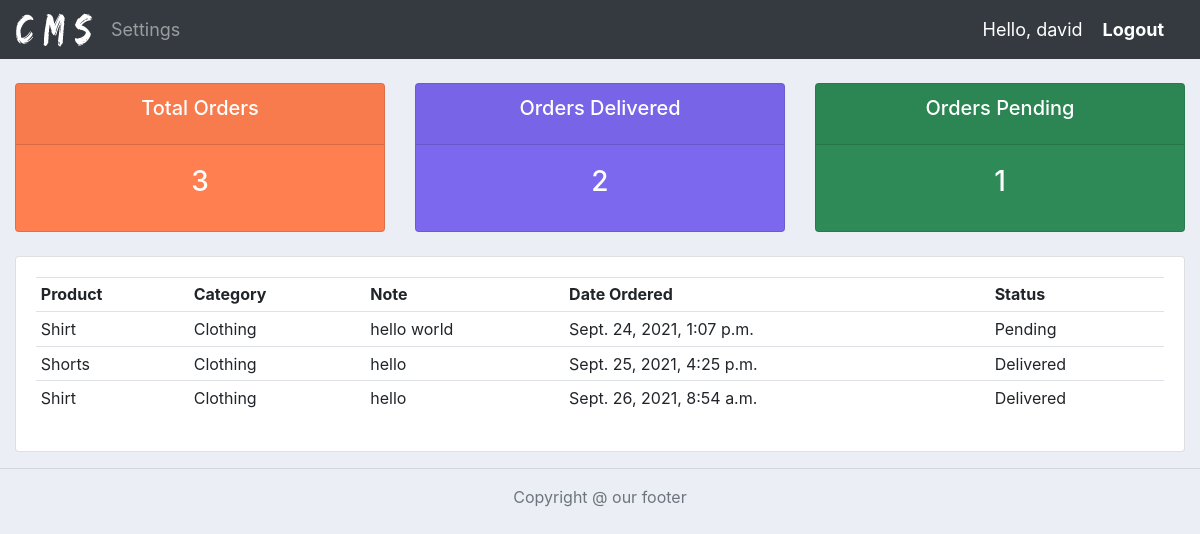
Screenshot of /user/ (signed in) with the database file from the repository.
### accounts/models.py (models this page shows, shortened)
class Order(models.Model):
    STATUS = (
        ("Pending","Pending"),
        ("Out for Delivery","Out for Delivery"),
        ("Delivered","Delivered"),
    )
    customer = models.ForeignKey(Customer, null=True, on_delete=models.SET_NULL)
    product = models.ForeignKey(Product, null=True, on_delete=models.SET_NULL)
    date_created = models.DateTimeField(auto_now_add=True, null=True)
    status = models.CharField(max_length=200, null=True, choices=STATUS)
    note = models.CharField(max_length=1000, null=True)

class Product(models.Model):
    CATEGORY = (
        ("Sports","Sports"),
        ("Clothing","Clothing"),
    )
    name = models.CharField(max_length=200, null=True)
    price = models.FloatField(null=True)
    category = models.CharField(max_length=200, null=True, choices=CATEGORY)
    description = models.CharField(max_length=200, null=True, blank=True)
    date_created = models.DateTimeField(auto_now_add=True, null=True)
    tag = models.ManyToManyField(Tag)
    def __str__(self):
        return self.name

### accounts/decorators.py (the view)
        def wrapper_func(request, *args, **kwargs):
            group = None
            if request.user.groups.exists():
                group = request.user.groups.all()[0].name
            if group in allowed_roles:
                return view_func(request, *args, **kwargs)
            else:
                return HttpResponse("You are not authorized to view this page.")

### accounts/views.py (called while the page is built)
@login_required(login_url='login')
@allowed_users(allowed_roles=["customer"])
def userPage(request):
    orders = request.user.customer.order_set.all()
    total_orders = orders.count()
    orders_delivered = orders.filter(status="Delivered").count()
    orders_pending = orders.filter(status="Pending").count()
    context = {
        "orders":orders,
        "total_orders":total_orders,
        "orders_delivered":orders_delivered,
        "orders_pending":orders_pending,
    }
    return render(request, "accounts/user.html", context)

### accounts/templates/accounts/user.html
{% extends 'accounts/main.html' %}
{% block content %}
{% include 'accounts/status.html' %}
<br>
<div class="row">
    <div class="col-md">
        <div class="card card-body">
            <table class="table table-sm">
                <tr>
                    <th>Product</th>
                    <th>Category</th>
                    <th>Note</th>
                    <th>Date Ordered</th>
                    <th>Status</th>
                </tr>
                {% for order in orders %}
                    <tr>
                        <td>{{order.product}}</td>
                        <td>{{order.product.category}}</td>
                        <td>{{order.note}}</td>
                        <td>{{order.date_created}}</td>
                        <td>{{order.status}}</td>
                    </tr>
                {% endfor %}
            </table>
        </div>
    </div>
</div>
{% endblock content %}

### accounts/templates/accounts/navbar.html (shortened to what this page needs)
{% load static %}
<nav class="navbar navbar-expand-lg navbar-dark bg-dark">
  <img src="{% static './images/CMS.png' %}">
  <div class="collapse navbar-collapse" id="navbarNav">
    <ul class="navbar-nav">
      {% if request.user.is_staff %}
      <li class="nav-item active">
        <a class="nav-link" href="{% url 'home' %}">Dashboard</a>
      </li>
      <li class="nav-item">
        <a class="nav-link" href="{% url 'products' %}">Products</a>
      </li>
      {% else %}
      <li class="nav-item">
        <a class="settings nav-link" href="{% url 'account' %}">Settings</a>
      </li>
      {% endif %}
    </ul>
  </div>
  <span class="hello-msg">Hello, {{request.user}}</span>
  <span class="hello-msg"><a class="logout" href="{% url 'logout' %}">Logout</a></span>
</nav>

### static/css/main.css (style rules this page uses)
body { background-color: #ebeff5; }

### accounts/templates/accounts/navbar.html (style rules this page uses)
.hello-msg { font-size: 18px; margin-right: 20px; color: white; }
.logout { font-weight: bold; color: white; }
.settings { margin-left: 10px; font-size: 18px; color: white; }

### rows the page displays
Order: product "Shirt", product.category "Clothing", note "hello world", date_created "Sept. 24, 2021, 1:07 p.m.", status "Pending"
Order: product "Shorts", product.category "Clothing", note "hello", date_created "Sept. 25, 2021, 4:25 p.m.", status "Delivered"
Order: product "Shirt", product.category "Clothing", note "hello", date_created "Sept. 26, 2021, 8:54 a.m.", status "Delivered"

### other values shown
{{ request.user }} "david"
{{ total_orders }} "3"
{{ orders_delivered }} "2"
{{ orders_pending }} "1"
